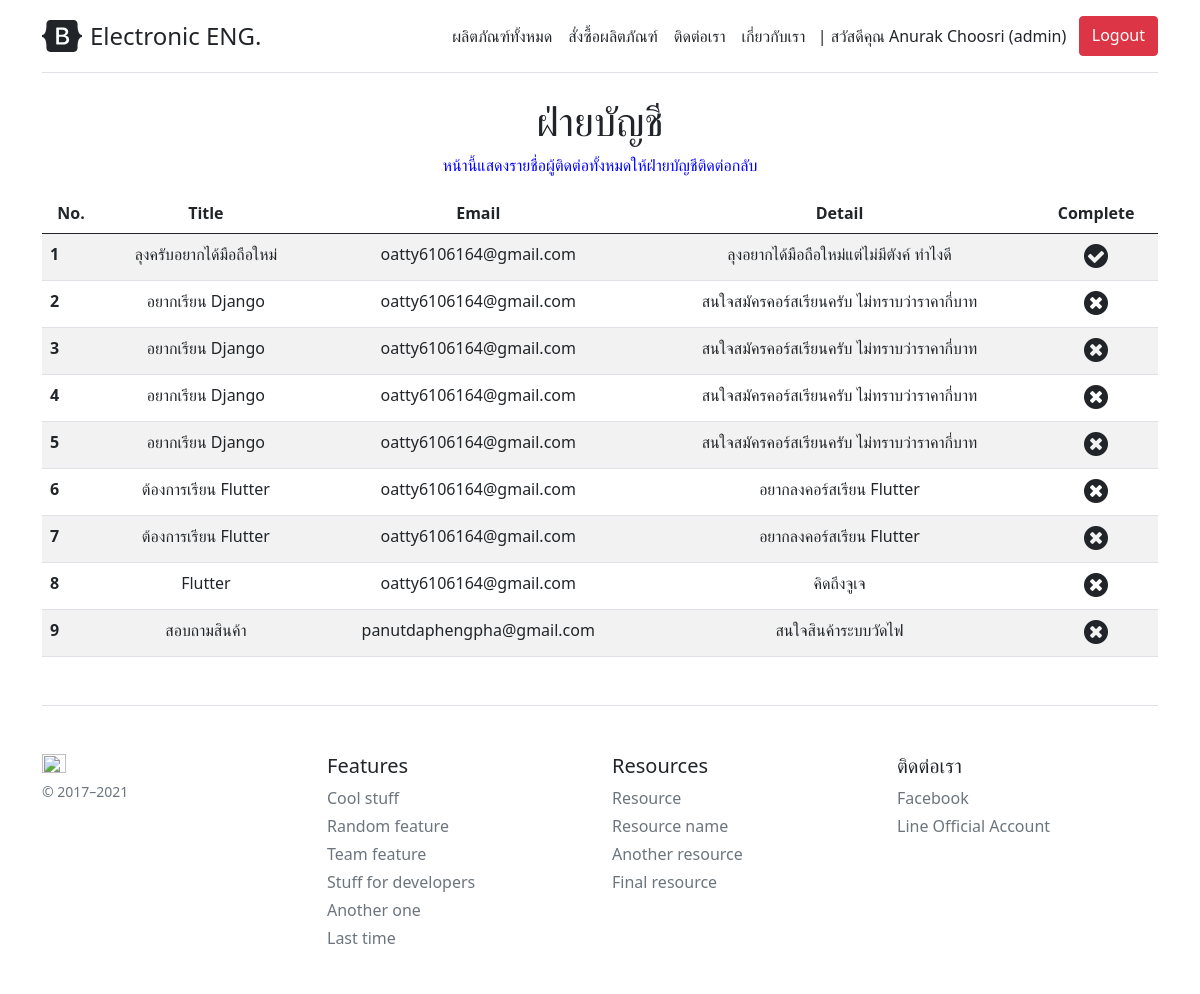
The app's page /accountant/ (signed in) with its own data.
### company/models.py (models this page shows, shortened)
class Profile(models.Model):
    user = models.OneToOneField(User, on_delete = models.CASCADE)
    usertype = models.CharField(max_length = 100, default = 'member')
    point = models.IntegerField(default = 0)
    mobile = models.CharField(max_length = 20, blank = True, null = True)

class ContactList(models.Model):
    title = models.CharField(max_length = 200)
    email = models.CharField(max_length = 200)
    detail = models.TextField(null = True, blank = True)
    complete = models.BooleanField(default = False)

### company/views.py (the view)
# urls.py: path('accountant/', Accountant, name = 'accountant-page'),
@login_required
def Accountant(request):
    allow_user = ['accountant', 'admin']
    if request.user.profile.usertype not in allow_user:
        return redirect('home-page')
    contact = ContactList.objects.all()
    context = {'contact' : contact}
    return render(request, 'company/accountant.html', context)

### company/template/company/accountant.html (shortened to what this page needs)
{% extends 'company/base.html' %}
{% block content %}
<center>
	<h1>ฝ่ายบัญชี</h1>
	<p style = "color:blue;">
    	หน้านี้แสดงรายชื่อผู้ติดต่อทั้งหมดให้ฝ่ายบัญชีติดต่อกลับ
	</p>
</center>
<table class="table table-striped">
  <thead>
    <tr>
      <th scope="col"><center>No.</center></th>
      <th scope="col"><center>Title</center></th>
      <th scope="col"><center>Email</center></th>
      <th scope="col"><center>Detail</center></th>
      <th scope="col"><center>Complete</center></th>
    </tr>
  </thead>
  <tbody>
    {% for ct in contact %}
        <tr>
            <th scope="row">{{forloop.counter}}</th>
            <td><center>{{ct.title}}</center></td>
            <td><center>{{ct.email}}</center></td>
            <td><center>{{ct.detail}}</center></td>
            {% if ct.complete == True %}
                <td><center><i class="fa fa-check-circle" style="font-size:28px;"></center></i></td>
            {% else %}
                <td><center><i class="fa fa-times-circle" style="font-size:28px;"></center></i></td>
            {% endif %}
        </tr>
    {% endfor %}
  </tbody>
</table>
{% endblock content %}

### company/template/company/base.html (shortened to what this page needs)
{% load static %}
<!doctype html>
<html lang="en">
  <head>
<link href="{% static 'css/bootstrap.min.css' %}" rel="stylesheet">
<link rel="stylesheet" href="https://cdnjs.cloudflare.com/ajax/libs/font-awesome/4.7.0/css/font-awesome.min.css">
<link href="https://getbootstrap.com/docs/5.1/examples/pricing/pricing.css" rel="stylesheet">
  </head>
  <body>
<div class="container py-3">
  <header>
    <div class="d-flex flex-column flex-md-row align-items-center pb-3 mb-4 border-bottom">
      <a href="/" class="d-flex align-items-center text-dark text-decoration-none">
        <span class="fs-4">Electronic ENG.</span>
      </a>
      <nav class="d-inline-flex mt-2 mt-md-0 ms-md-auto">
        {% if user.profile.usertype == 'accountant' %}
          <a class="me-3 py-2 text-dark text-decoration-none" href="{% url 'accountant-page' %}">รายการติดต่อ</a>
        {% else %}
          <a class="me-3 py-2 text-dark text-decoration-none" href="{% url 'home-page' %}">ผลิตภัณฑ์ทั้งหมด</a>
          <a class="me-3 py-2 text-dark text-decoration-none" href="#">สั่งซื้อผลิตภัณฑ์</a>
          <a class="me-3 py-2 text-dark text-decoration-none" href="{% url 'contact-page' %}">ติดต่อเรา</a>
          <a class="py-2 text-dark text-decoration-none" href="{% url 'about-page' %}">เกี่ยวกับเรา</a>
        {% endif %}
        {% if user.is_authenticated %}
          &nbsp;&nbsp;&nbsp;<a class="py-2 text-dark text-decoration-none" href="{% url 'profile-page' %}">|  สวัสดีคุณ {{user.first_name}} {{user.last_name}} ({{user.profile.usertype}})</a>
          &nbsp;&nbsp;&nbsp;<a class="btn btn-danger" href="{% url 'logout' %}">Logout</a>
        {% else %}
          <a class="btn btn-primary" href="{% url 'login' %}">Login</a>
        {% endif %}
      </nav>
    </div>
  </header>
  <main>
    {% block content %}
    {% endblock content %}
  </main>
  <footer class="pt-4 my-md-5 pt-md-5 border-top">
    <div class="row">
      <div class="col-12 col-md">
        <img class="mb-2" src="https://getbootstrap.com/docs/5.1/assets/brand/bootstrap-logo.svg" alt="" width="24" height="19">
        <small class="d-block mb-3 text-muted">&copy; 2017–2021</small>
      </div>
      <div class="col-6 col-md">
        <h5>Features</h5>
        <ul class="list-unstyled text-small">
          <li class="mb-1"><a class="link-secondary text-decoration-none" href="#">Cool stuff</a></li>
          <li class="mb-1"><a class="link-secondary text-decoration-none" href="#">Random feature</a></li>
          <li class="mb-1"><a class="link-secondary text-decoration-none" href="#">Team feature</a></li>
          <li class="mb-1"><a class="link-secondary text-decoration-none" href="#">Stuff for developers</a></li>
          <li class="mb-1"><a class="link-secondary text-decoration-none" href="#">Another one</a></li>
          <li class="mb-1"><a class="link-secondary text-decoration-none" href="#">Last time</a></li>
        </ul>
      </div>
      <div class="col-6 col-md">
        <h5>Resources</h5>
        <ul class="list-unstyled text-small">
          <li class="mb-1"><a class="link-secondary text-decoration-none" href="#">Resource</a></li>
          <li class="mb-1"><a class="link-secondary text-decoration-none" href="#">Resource name</a></li>
          <li class="mb-1"><a class="link-secondary text-decoration-none" href="#">Another resource</a></li>
          <li class="mb-1"><a class="link-secondary text-decoration-none" href="#">Final resource</a></li>
        </ul>
      </div>
      <div class="col-6 col-md">
        <h5>ติดต่อเรา</h5>
        <ul class="list-unstyled text-small">
          <li class="mb-1"><a class="link-secondary text-decoration-none" target="_blank" href="https://www.facebook.com/oatty.anurak/" >Facebook</a></li>
          <li class="mb-1"><a class="link-secondary text-decoration-none" href="#">Line Official Account</a></li>
        </ul>
      </div>
    </div>
  </footer>
</div>
  </body>
</html>

### records on screen
ContactList: title "ลุงครับอยากได้มือถือใหม่", email "oatty6106164@gmail.com", detail "ลุงอยากได้มือถือใหม่แต่ไม่มีตังค์ ทำไงดี", complete True (drawn)
ContactList: title "อยากเรียน Django", email "oatty6106164@gmail.com", detail "สนใจสมัครคอร์สเรียนครับ ไม่ทราบว่าราคากี่บาท", complete False (drawn)
ContactList: title "อยากเรียน Django", email "oatty6106164@gmail.com", detail "สนใจสมัครคอร์สเรียนครับ ไม่ทราบว่าราคากี่บาท", complete False (drawn)
ContactList: title "อยากเรียน Django", email "oatty6106164@gmail.com", detail "สนใจสมัครคอร์สเรียนครับ ไม่ทราบว่าราคากี่บาท", complete False (drawn)
ContactList: title "อยากเรียน Django", email "oatty6106164@gmail.com", detail "สนใจสมัครคอร์สเรียนครับ ไม่ทราบว่าราคากี่บาท", complete False (drawn)
ContactList: title "ต้องการเรียน Flutter", email "oatty6106164@gmail.com", detail "อยากลงคอร์สเรียน Flutter", complete False (drawn)
ContactList: title "ต้องการเรียน Flutter", email "oatty6106164@gmail.com", detail "อยากลงคอร์สเรียน Flutter", complete False (drawn)
ContactList: title "Flutter", email "oatty6106164@gmail.com", detail "คิดถึงจูเจ", complete False (drawn)
ContactList: title "สอบถามสินค้า", email "panutdaphengpha@gmail.com", detail "สนใจสินค้าระบบวัดไฟ", complete False (drawn)

### other values on screen
{{ user.first_name }} "Anurak"
{{ user.last_name }} "Choosri"
{{ user.profile.usertype }} "admin"
